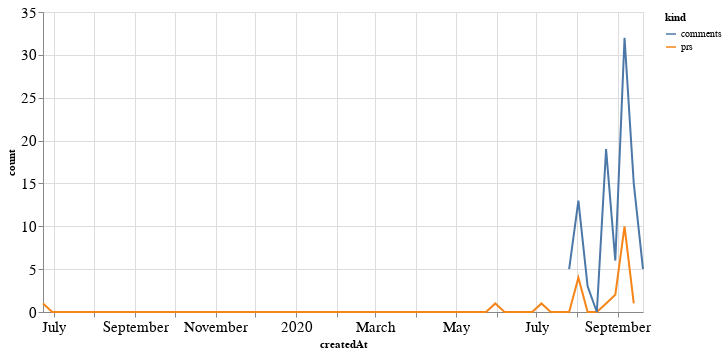

Here is the notebook cell this chart was saved with:
### Code cell
alt.Chart(total_time, width=600).mark_line().encode(
    x='createdAt',
    y='count',
    color='kind'
)

### Figure 1 — Vega-Lite specification as saved in the notebook (floating-point values rounded to 4 significant figures; data arrays with more than 128 entries replaced by an {"elided": "..."} marker saying what was removed)
{"config": {"axisLeft": {"labelFontSize": 15}, "axisBottom": {"labelFontSize": 15}}, "data": {"name": "data-b543bffceef65bf11f988891480433b9"}, "mark": "line", "encoding": {"color": {"type": "nominal", "field": "kind"}, "x": {"type": "temporal", "field": "createdAt"}, "y": {"type": "quantitative", "field": "count"}}, "width": 600, "$schema": "https://vega.github.io/schema/vega-lite/v4.8.1.json", "datasets": {"data-b543bffceef65bf11f988891480433b9": {"elided": "132 records"}}}
